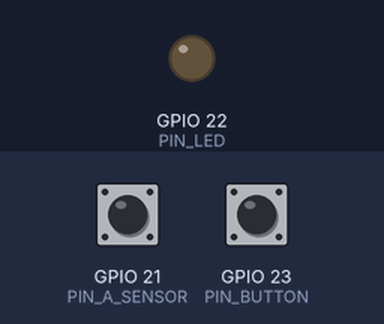
Bench run of a sketch on a simulated ESP32. On the bench: output pins drawn as LEDs (lit = HIGH). Dashed ring = blinking. The inputs (shaded band) are chosen by the test bench; at power-on: GPIO 21 (PIN_A_SENSOR) HIGH, GPIO 23 (PIN_BUTTON) HIGH. Nothing arrives over Bluetooth unless stated; a phone connects over Bluetooth LE 3 s after start; what the sketch prints to the serial monitor is not drawn.

Above: at 1.2 s.
1.3 s: GPIO 21 (PIN_A_SENSOR) driven LOW
At 2.0 s:
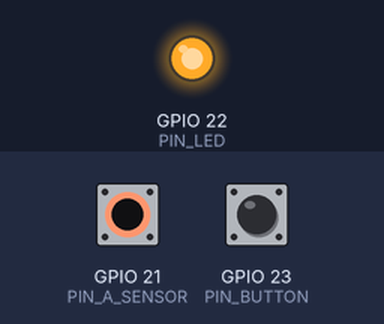
2.8 s: GPIO 23 (PIN_BUTTON) pulled LOW for 0.15 s
At 3.9 s:
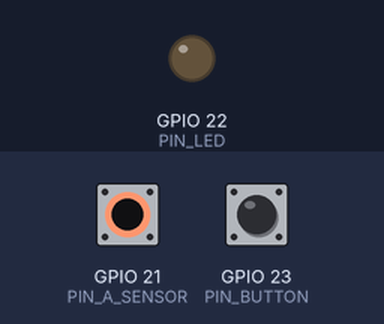
5.7 s: GPIO 23 (PIN_BUTTON) pulled LOW for 1 s
At 6.5 s:
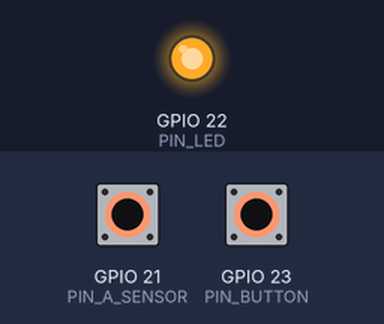
9.2 s: GPIO 21 (PIN_A_SENSOR) pulsed HIGH 2 times (0.12 s each, 0.3 s apart)
At 10.3 s:
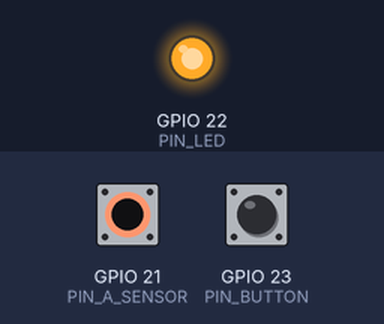
11.3 s: GPIO 21 (PIN_A_SENSOR) driven HIGH
At 12.0 s:
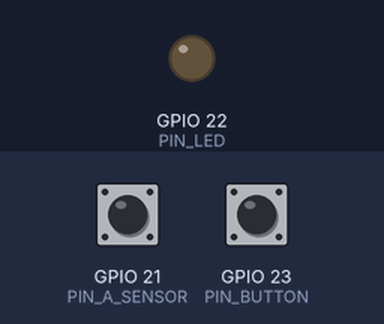
14.3 s: GPIO 23 (PIN_BUTTON) pulsed LOW 2 times (0.12 s each, 0.3 s apart)
At 14.36 s:
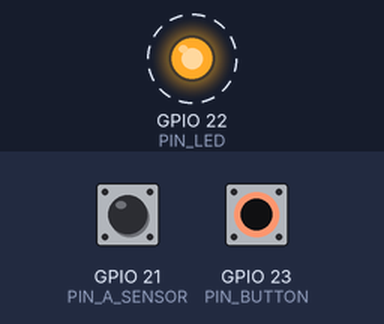
Timing chart, 0 to 17.3 s (numbered marks = the images above; inputs shaded):
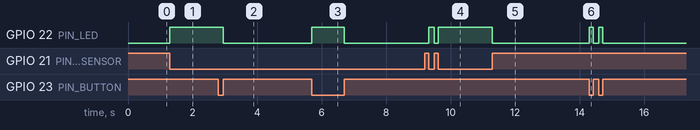

The sketch:

keyboard.ino
```cpp
/**
 * This development uses board ESP32-WROOM
*/

#include <BLEDevice.h>
#include <BLEServer.h>
#include <BLEUtils.h>
#include <BLE2902.h>

#define BLE_SERVER_NAME "Além Chat"
#define SERVICE_UUID "8452fb34-0d4c-11ee-be56-0242ac120002"
#define CHARACTERISTIC_UUID "8aaf51c6-0d4c-11ee-be56-0242ac120002"
#define PIN_LED 22
#define PIN_BUTTON 23
#define PIN_A_SENSOR 21

unsigned long signal_len, t1, t2;
String code = "";
int sensorA = 1;
int oldSensorA = 1;
int button = 1;
int oldButton = 1;
bool deviceConnected = false;
BLEServer *pServer = NULL;
BLECharacteristic *pCharacteristic = NULL;

class HandleServerCallbacks : public BLEServerCallbacks {
	void onConnect(BLEServer *pServer) {
		deviceConnected = true;
	};
	void onDisconnect(BLEServer *pServer) {
		deviceConnected = false;
		delay(500);
		//Serial.println("\nBLE Start Advertising...");
		pServer->getAdvertising()->start();
	}
};

void setup() {
	pinMode(PIN_BUTTON, INPUT_PULLUP);
	pinMode(PIN_LED, OUTPUT);
	pinMode(PIN_A_SENSOR, INPUT);
	Serial.begin(115200);
	//Serial.println("BLE Server Starting...");
	BLEDevice::init(BLE_SERVER_NAME);
	//Serial.println("BLE Creating Server...");
	pServer = BLEDevice::createServer();
	pServer->setCallbacks(new HandleServerCallbacks());
	BLEService *pService = pServer->createService(SERVICE_UUID);
	//Serial.println("BLE Creating Characteristic...");
	pCharacteristic = pService->createCharacteristic(
			CHARACTERISTIC_UUID,
			BLECharacteristic::PROPERTY_READ |
			BLECharacteristic::PROPERTY_WRITE |
			BLECharacteristic::PROPERTY_NOTIFY |
			BLECharacteristic::PROPERTY_INDICATE
	);
	pCharacteristic->addDescriptor(new BLE2902());
	//Serial.println("BLE Service Starting...");
	pService->start();
	//Serial.println("BLE Creating Advertising...");
	BLEAdvertising *pAdvertising = BLEDevice::getAdvertising();
	pAdvertising->addServiceUUID(SERVICE_UUID);
	BLEDevice::startAdvertising();
	//Serial.println("BLE Waiting for connection...");
}

void loop() {
	refreshSensor();
	refreshMorse();
}

void refreshSensor() {
	sensorA = digitalRead(PIN_A_SENSOR);
	if (oldSensorA != sensorA) {
		digitalWrite(PIN_LED, !sensorA);
		if (!sensorA) {
			Serial.print("A");
			sendChar("A");
		}
		oldSensorA = sensorA;
	}
}

void refreshMorse() {
	button = digitalRead(PIN_BUTTON);
	if (oldButton != button) {
		digitalWrite(PIN_LED, !button);
		if (!button) {
			t1 = millis();
		} else {
			t2 = millis();
			signal_len = t2 - t1;
			if (signal_len >= 500) {
				code += "-";
			} else if (signal_len >= 50) {
				code += ".";
			}
		}
		oldButton = button;
	}
	if (t2 && (millis() - t2) >= 1000 && button && code) {
		convertor();
	}
}

void convertor() {
	static String letters[] = {
			".-", "-...", "-.-.", "-..", ".", "..-.", "--.", "....", "..",
			".---", "-.-", ".-..", "--", "-.", "---", ".--.", "--.-", ".-.",
			"...", "-", "..-", "...-", ".--", "-..-", "-.--", "--.."
	};
	static std::string alphabet[] = {
		"A", "B", "C", "D", "E", "F", "G", "H", "I", "J", "K", "L", "M",
		"N", "O", "P", "Q", "R", "S", "T", "U", "V", "W", "X", "Y", "Z"
	};
	if (code == ".-.-.-") {
		Serial.print(".");
		sendChar(".");
	} else {
		int i = 0;
		while (i < 27) {
			if (letters[i] == code) {
				Serial.print(char('A' + i));
				sendChar(alphabet[i]);
				break;
			}
			i++;
		}
	}
	code = "";
}

void sendChar(std::string str) {
	if (deviceConnected) {
		pCharacteristic->setValue(str);
		pCharacteristic->notify();
	}
}
```

Measured:
- after the input at 1.3 s, GPIO 22 (PIN_LED): LOW → HIGH at once
- after the input at 2.8 s, GPIO 22 (PIN_LED): HIGH → LOW after 0.15 s
- after the input at 5.7 s, GPIO 22 (PIN_LED): LOW → HIGH at once, → LOW 1.0 s later
- after the input at 9.2 s, GPIO 22 (PIN_LED): LOW → HIGH after 0.12 s, → LOW 0.18 s later, → HIGH 0.12 s later
- after the input at 11.3 s, GPIO 22 (PIN_LED): HIGH → LOW at once
- after the input at 14.3 s, GPIO 22 (PIN_LED): alternates HIGH for 0.12 s and LOW for 0.18 s, 4 changes in all, then stays LOW, starting at once
